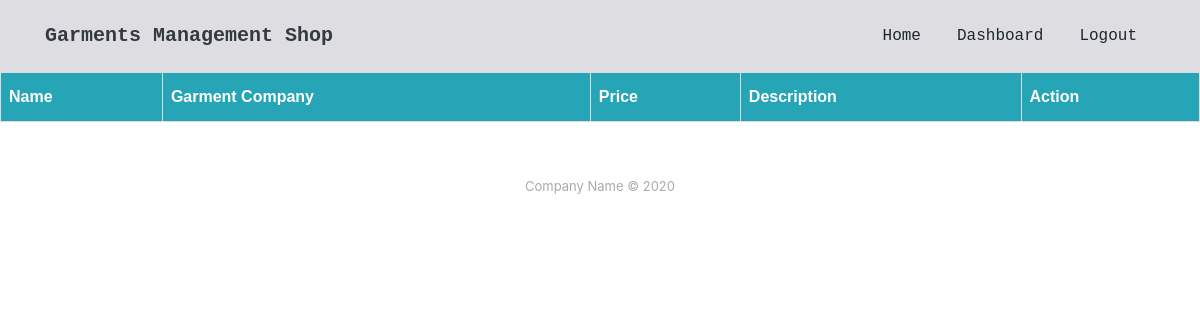
Before: /ShowProducts/ (signed in) with the older database file.
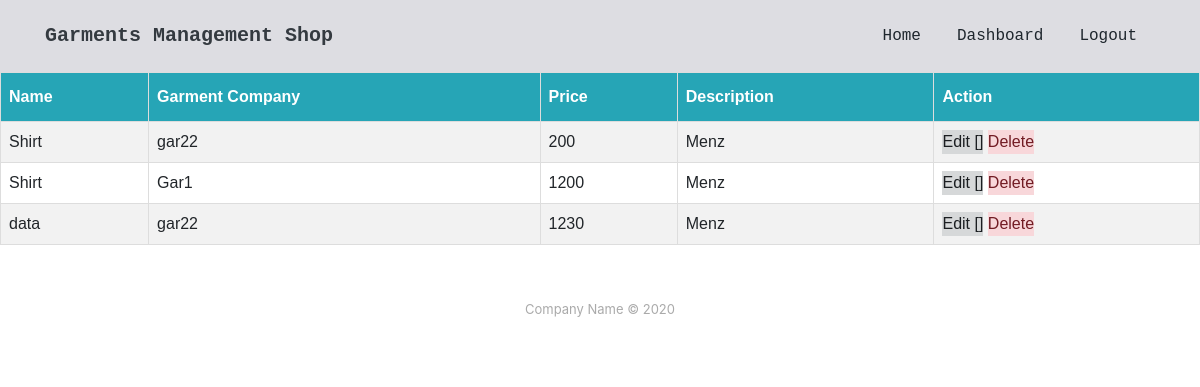
After: the same page with the newer database file.
### GarmentsManagementApp/models.py (models this page shows)
class Products(models.Model):
    garment = models.ForeignKey(Garment,on_delete=models.CASCADE,null=True)
    Name=models.CharField(max_length=20)
    price = models.fields.PositiveIntegerField()
    description = models.CharField(max_length=200)

class Garment(models.Model):
    name = models.CharField(max_length=20)
    type = models.CharField(max_length=20,null=True)

### GarmentsManagementApp/views.py (the view)
# urls.py: path('ShowProducts/',views.ShowProducts,name='ShowProducts'),
@login_required(login_url='/login/')
def ShowProducts(request):
    list = Products.objects.all()
    return render(request,'ShowProducts.html',{'list' : list})

### templates/ShowProducts.html (shortened to what this page needs)
{% extends 'index.html' %}
{% block content %}
</head>
<body>
<table id="customers">
  <tr>
    <th>Name</th>
    <th>Garment Company</th>
    <th>Price</th>
      <th>Description</th>
      <th>Action</th>
  </tr>
    {% for item in list %}
        <tr>
            <td>{{ item.Name }}</td>
            <td>{{ item.garment.name }}</td>
            <td>{{ item.price }}</td>
            <td>{{ item.description }}</td>
            <td> <a type="button" class="alert-dark" href="{% url 'GarmentsManagementApp:editProduct' pk=item.id %}">Edit    [] </a> <a type="button" class="alert-danger" href="{% url 'GarmentsManagementApp:deleteProduct' pk=item.id %}" onclick="alert('Are you sure?')">Delete</a></td>
        </tr>
    {% endfor %}
</table>
{% endblock %}

### templates/index.html (shortened to what this page needs)
<!DOCTYPE html>
{% load static %}
<html>
<head>
    <link rel="stylesheet" href="{% static 'assets/bootstrap/css/bootstrap.min.css' %}">
    <link rel="stylesheet" href=" {% static 'assets/fonts/ionicons.min.css' %}">
    <link rel="stylesheet" href="{% static 'assets/css/Footer-Basic.css' %}">
    <link rel="stylesheet" href="https://cdnjs.cloudflare.com/ajax/libs/animate.css/3.5.2/animate.min.css">
    <link rel="stylesheet" href="{% static 'assets/css/Navigation-Clean.css' %}">
    <link rel="stylesheet" href="{% static 'assets/css/styles.css' %}">
</head>
<body>
    <nav class="navbar navbar-light navbar-expand-md text-monospace text-nowrap text-truncate navigation-clean">
        <div class="container"><a class="navbar-brand text-monospace text-nowrap text-truncate text-break text-dark flash animated" href="#">Garments Management Shop</a>
            <div
                class="collapse navbar-collapse bounce animated" id="navcol-1">
                <ul class="nav navbar-nav ml-auto">
                    <li class="nav-item" role="presentation"><a class="nav-link" data-bs-hover-animate="pulse" href="/">Home</a></li>
                    {% if user.is_authenticated %}
                        <li class="nav-item" role="presentation"><a class="nav-link" data-bs-hover-animate="pulse" href="/dashboard/">Dashboard</a></li>
                        <li class="nav-item" role="presentation"><a class="nav-link" data-bs-hover-animate="pulse" href="/logout/">Logout</a></li>
                    {% else %}
                        <li class="nav-item" role="presentation"><a class="nav-link" data-bs-hover-animate="pulse" href="/login/">Login</a></li>
                    {% endif %}
                </ul>
        </div>
        </div>
    </nav>
       {% block content %}
    {% endblock %}
    <div class="footer-basic">
        <footer>
            <p class="copyright">Company Name © 2020</p>
        </footer>
    </div>
</body>
</html>

### static/assets/css/Navigation-Clean.css (style rules this page uses)
.navigation-clean { background: rgb(221,221,226); padding-top: .75rem; padding-bottom: .75rem; color: rgba(68,55,55,0.83); border-radius: 0; box-shadow: none; border: none; margin-bottom: 0; }
@media (min-width:768px) { .navigation-clean { padding-top: 1rem; padding-bottom: 1rem; } }
.navigation-clean .navbar-brand { font-weight: bold; color: inherit; }
.navigation-clean .navbar-collapse, .navigation-clean .form-inline { border-top-color: #ddd; }
.navigation-clean.navbar .navbar-nav .nav-link { padding-left: 18px; padding-right: 18px; }
.navigation-clean.navbar-light .navbar-nav .nav-link { color: #1e262d; }

### templates/ShowProducts.html (style rules this page uses)
#customers { font-family: Arial, Helvetica, sans-serif; border-collapse: collapse; width: 100%; }
#customers td, #customers th { border: 1px solid #ddd; padding: 8px; }
#customers tr:nth-child(even) { background-color: #f2f2f2; }
#customers th { padding-top: 12px; padding-bottom: 12px; text-align: left; background-color: #26a5b6; color: white; }

Changed rows visible on the page:
added Products: Name "Shirt", garment.name "gar22", price "200", description "Menz"
added Products: Name "Shirt", garment.name "Gar1", price "1200", description "Menz"
added Products: Name "data", garment.name "gar22", price "1230", description "Menz"
